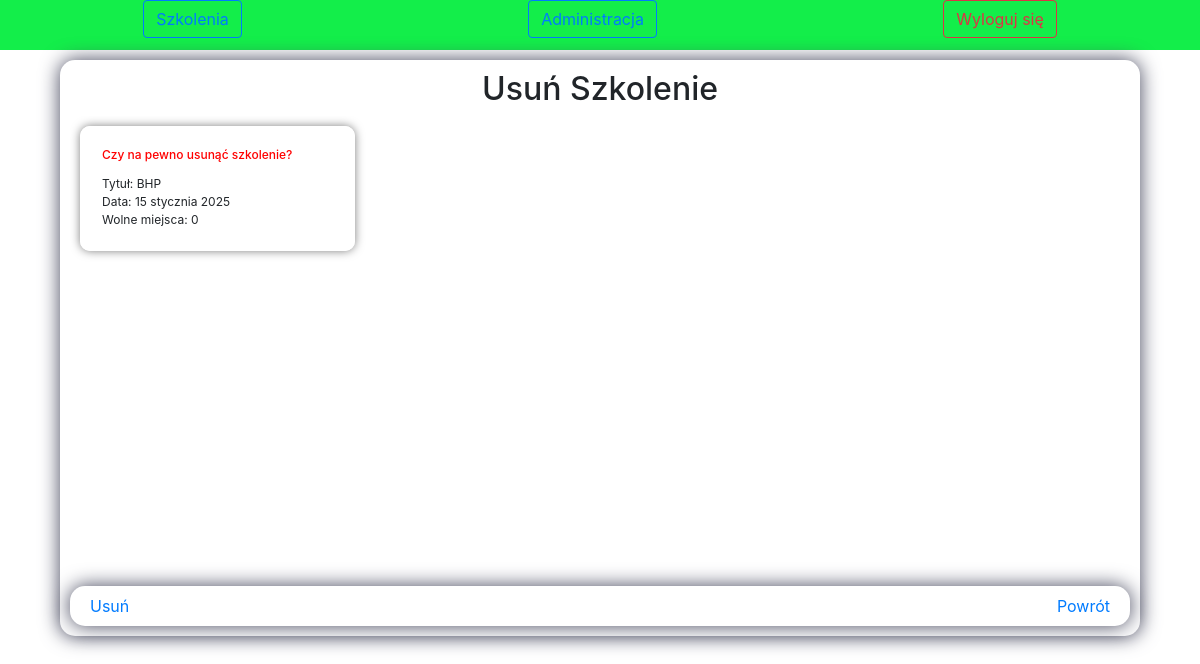
The page /custom-admin/usun/1/ (signed in) on the database its author committed.
### ideas/models.py (models this page shows, shortened)
class Szkolenia(models.Model):
    title = models.CharField(max_length=300, verbose_name="Tytuł szkolenia")  # Tytuł ogłoszenia
    date = models.DateField(verbose_name="Data szkolenia")  # Data
    duration = models.PositiveIntegerField(verbose_name="Czas trwania (dni)")  # Czas trwania (np. w dniach)
    available_spots = models.PositiveIntegerField(verbose_name="Wolne miejsca")  # Ilość wolnych miejsc (tylko liczby dodatnie)

### ideas/views.py (the view)
# urls.py: path('custom-admin/usun/<int:szkolenie_id>/', views.usun_szkolenie, name='usun_szkolenie'),
@staff_member_required
def usun_szkolenie(request, szkolenie_id):
    szkolenie = get_object_or_404(Szkolenia, id=szkolenie_id)
    if request.method == 'POST':
        szkolenie.delete()
        return redirect('custom_admin_panel')
    return render(request, 'ideas/usun_szkolenie.html', {'szkolenie': szkolenie})

### templates/ideas/usun_szkolenie.html (shortened to what this page needs)
{% load static %}
<!doctype html>
<html lang="pl">
  <head>
    <link rel="stylesheet" href="https://stackpath.bootstrapcdn.com/bootstrap/4.5.2/css/bootstrap.min.css">
    <link rel="stylesheet" href="{% static 'ideas/css/style.css' %}">
  </head>
  <body>
{% block content %}
<div class="container-szkolenia">
    <header class="sticky-header">
        <nav class="main-menu">
            <ul class="main-menu-inner">
                <li class="btn btn-outline-primary"><a href="{% url 'lista_szkolen' %}">Szkolenia</a></li>
                {% if user.is_authenticated %}
                {% if user.is_superuser %}
                <li class="btn btn-outline-primary"><a href="{% url 'custom_admin_panel' %}">Administracja</a></li>
                {% endif %}
                <a class="btn btn-outline-danger" href="JavaScript:{document.getElementById('logout').submit()}">Wyloguj się</a>
                {% else %}
                <a class="btn btn-outline-primary" href="{% url 'signup_page' %}">Zarejestruj się</a>
                <a class="btn btn-outline-primary" href="{% url 'login_page' %}">Zaloguj się</a>
                {% endif %}
            </ul>
        </nav>
    </header>
      <div class="harmonogramy">
        <div class="tytul"><h2>Usuń Szkolenie</h2></div>
        <div id="switch-container">
        <div class="dodajSzkolenie">
      <h6 class="fontTytul">Czy na pewno usunąć szkolenie?</h6>
      <p class="fontSize">Tytuł: {{ szkolenie.title }}</p>
      <p class="fontSize">Data: {{ szkolenie.date }}</p>
      <p class="fontSize">Wolne miejsca: {{ szkolenie.available_spots }}</p>
    </div>
  </div>
    <div class="dodaj_szkolenie">
      <button class="lewaEd kasowanie" type="submit">Usuń</button>
      <a class="prawaEd" href="{% url 'custom_admin_panel' %}">Powrót</a>
  </div>
</div>
{% endblock %}
    </body>
</html>

### ideas/static/ideas/css/style.css (style rules this page uses)
html, body { height: 100%; margin: 0; }
.container-szkolenia { position: relative; width: 100%; height: 100vh; margin: 0 auto; border: 0px solid #000; display: flex; flex-direction: column; align-items: center; box-shadow: 18px 0px 20px -12px rgb(66, 68, 90); }
.sticky-header { position: relative; width: 100%; display: flex; flex-direction: row; height: 50px; top: 0; background-color: #13ee4a; }
.fontTytul { margin-top: 0; margin-bottom: 1em; font-size: 12px; color: red; }
.tytul { position: relative; display: flex; width: 100%; justify-content: space-around; }
.fontSize { margin-top: 0; margin-bottom: 0; font-size: 12px; }
.dodajSzkolenie { position: relative; display: flex; flex-direction: column; width: 275px; padding: 20px; border: 2px solid white; background-size: cover; background-color: transparent; margin: 10px; font-size: 15px; border-radius: 10px; box-shadow: 0px 0px 10px rgba(0, 0, 0, 0.5); transition: transform 0.3s ease; }
.kasowanie { background: none; border: none; padding: 0; margin: 0; color: inherit; font: inherit; cursor: pointer; text-decoration: none; color: #007bff; }
.prawaEd { position: absolute; right: 30px; }
.lewaEd { position: absolute; left: 30px; }
.main-menu { width: 100%; }
.main-menu-inner { display: flex; list-style-type: none; padding: 0; justify-content: space-around; margin: 0; }
.dodaj_szkolenie { height: 40px; background-color: white; width: 100%; border-radius: 15px; display: flex; align-items: center; justify-content: center; box-shadow: 0px 0px 20px 0px rgb(66, 68, 90); }
#switch-container { flex: 1; overflow-y: auto; margin-bottom: 10px; }
@media (orientation: landscape) { .harmonogramy { position: absolute; top: 60px; width: 90%; height: 72vh; background-color: white; border-radius: 15px; z-index: 2; border: 0px solid #000; box-shadow: 0px 0px 20px 0px rgb(66, 68, 90); display: flex; flex-direction: column; padding: 10px; } }

### rows shown on the page
Szkolenia: title "BHP", date "15 stycznia 2025", available_spots "0"
